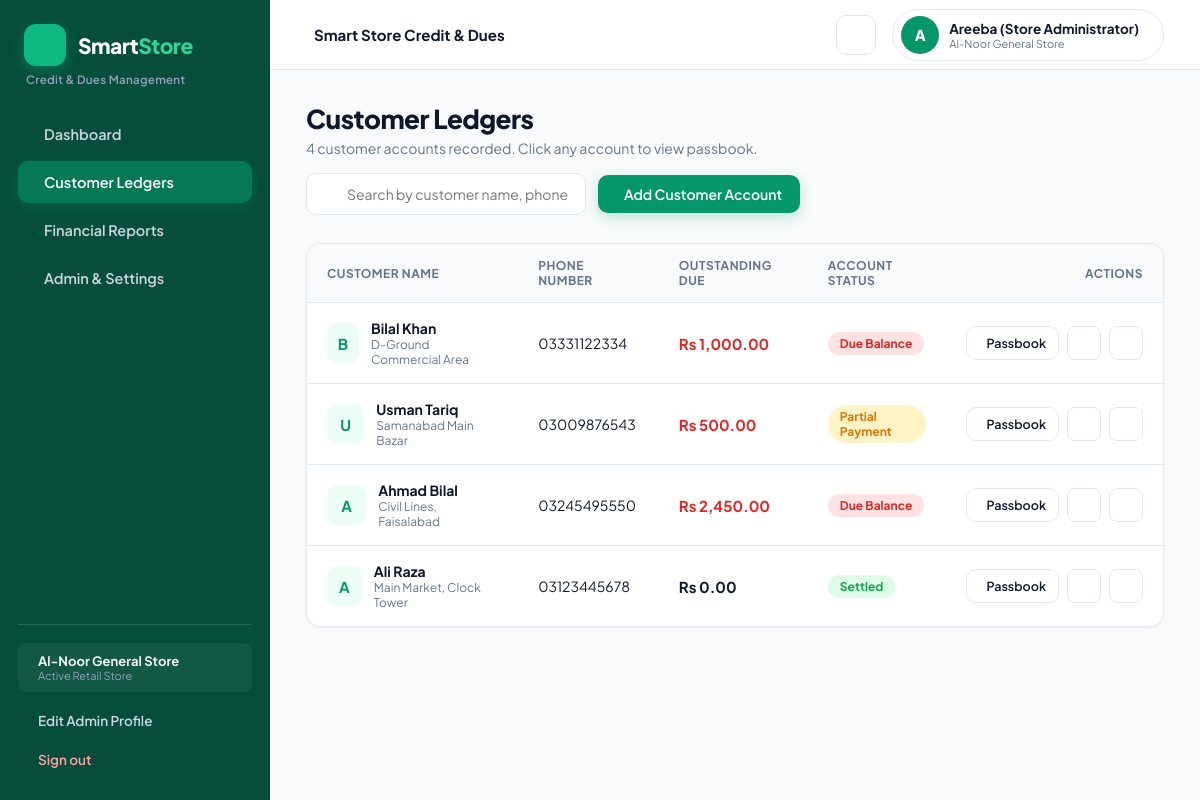
Page /customers.php (signed in) on the committed database.
### tables this page shows
CREATE TABLE IF NOT EXISTS `customers` (
  `id` INT AUTO_INCREMENT PRIMARY KEY,
  `name` VARCHAR(120) NOT NULL,
  `phone` VARCHAR(25) NOT NULL,
  `address` VARCHAR(255) DEFAULT '',
  `balance` DECIMAL(12,2) NOT NULL DEFAULT 0.00,
  `status` ENUM('Settled', 'Due', 'Partial') DEFAULT 'Settled',
  `created_at` TIMESTAMP DEFAULT CURRENT_TIMESTAMP
);

### includes/db.php (called while the page is built, shortened)
<?php
function getAdminProfile($conn) {
    $default = [
        'id' => 1,
        'store_name' => 'Al-Noor General Store',
        'full_name' => 'Store Administrator',
        'email' => 'admin@smartstorecredit.com',
        'phone' => '03001234567',
        'username' => 'admin',
        'profile_image' => ''
    ];
    $res = mysqli_query($conn, "SELECT * FROM admins WHERE id = 1 LIMIT 1");
    if ($res && $row = mysqli_fetch_assoc($res)) {
        return $row;
    }
    return $default;
}
?>

### customers.php (the view, shortened to what this page needs)
<?php
require_once 'includes/db.php';
$customers = [];
if ($conn) {
    $res = mysqli_query($conn, "SELECT * FROM customers ORDER BY id DESC");
    if ($res) {
        while ($row = mysqli_fetch_assoc($res)) {
            $customers[] = $row;
        }
    }
}
?>
<!DOCTYPE html>
<html lang="en">
<head>
  <link rel="stylesheet" href="css/style.css">
  <link href="https://cdn.jsdelivr.net/npm/remixicon@3.5.0/fonts/remixicon.css" rel="stylesheet">
</head>
<body>
  <?php include 'includes/sidebar.php'; ?>
  <div class="main-wrapper">
    <?php include 'includes/header.php'; ?>
    <main class="content-area">
      <div class="page-header">
        <div class="header-title">
          <h1>Customer Ledgers</h1>
          <p><span id="customerCount"><?php echo count($customers); ?></span> customer accounts recorded. Click any account to view passbook.</p>
        </div>
        <div style="display: flex; gap: 12px; align-items: center; flex-wrap: wrap;">
          <div class="search-box">
            <input type="text" id="searchInput" placeholder="Search by customer name, phone...">
          </div>
          <button class="btn btn-primary" onclick="openAddModal()">
            <i class="ri-user-add-line"></i> Add Customer Account
          </button>
        </div>
      </div>
      <div class="table-card">
        <div class="table-responsive">
          <table id="customerTable">
            <thead>
              <tr>
                <th>Customer Name</th>
                <th>Phone Number</th>
                <th>Outstanding Due</th>
                <th>Account Status</th>
                <th style="text-align: right;">Actions</th>
              </tr>
            </thead>
            <tbody>
              <?php if (count($customers) > 0): ?>
                <?php foreach ($customers as $c):
                  $initial = strtoupper(substr($c['name'], 0, 1));
                  $bal = floatval($c['balance']);
                  $badgeClass = 'status-settled';
                  $badgeText = 'Settled';
                  if ($bal > 0) {
                      $badgeClass = ($c['status'] == 'Partial') ? 'status-partial' : 'status-due';
                      $badgeText = ($c['status'] == 'Partial') ? 'Partial Payment' : 'Due Balance';
                  }
                ?>
                <tr class="customer-row">
                  <td>
                    <div class="cust-profile">
                      <div class="cust-avatar"><?php echo $initial; ?></div>
                      <div>
                        <a href="customer_ledger.php?id=<?php echo $c['id']; ?>" class="cust-name">
                          <?php echo htmlspecialchars($c['name']); ?>
                        </a>
                        <div class="cust-address"><?php echo htmlspecialchars($c['address'] ?: 'No address specified'); ?></div>
                      </div>
                    </div>
                  </td>
                  <td class="cust-phone"><?php echo htmlspecialchars($c['phone']); ?></td>
                  <td>
                    <strong style="color: <?php echo ($bal > 0) ? '#dc2626' : '#0f172a'; ?>; font-size: 15px;">
                      Rs <?php echo number_format($bal, 2); ?>
                    </strong>
                  </td>
                  <td>
                    <span class="status-badge <?php echo $badgeClass; ?>">
                      <?php echo $badgeText; ?>
                    </span>
                  </td>
                  <td>
                    <div class="action-btns" style="justify-content: flex-end;">
                      <a href="customer_ledger.php?id=<?php echo $c['id']; ?>" class="btn btn-outline" style="padding: 6px 12px; font-size: 12.5px;" title="Open Passbook Statement">
                        <i class="ri-book-open-line" style="color: var(--primary);"></i> Passbook
                      </a>
                      <button class="btn-icon edit" title="Edit Customer Details"
                        onclick="openEditModal(<?php echo htmlspecialchars(json_encode($c)); ?>)">
                      </button>
                      <a href="customers.php?delete_id=<?php echo $c['id']; ?>" class="btn-icon delete" title="Delete Account" onclick="return confirm('Delete customer account for <?php echo addslashes($c['name']); ?>? All ledger records will be removed.');">
                      </a>
                    </div>
                  </td>
                </tr>
                <?php endforeach; ?>
              <?php endif; ?>
            </tbody>
          </table>
        </div>
      </div>
    </main>
  </div>
</body>
</html>

### includes/sidebar.php (shortened to what this page needs)
<?php
$currentPage = basename($_SERVER['PHP_SELF']);
$adminInfo = getAdminProfile($conn);
?>
<aside class="sidebar" id="sidebar">
  <div class="sidebar-top">
    <div class="brand">
      <div class="brand-icon"><i class="ri-store-2-fill"></i></div>
      <div class="brand-text">Smart<span>Store</span></div>
    </div>
    <div class="brand-subtitle">Credit & Dues Management</div>
    <nav class="nav-links">
      <a href="dashboard.php" class="nav-item <?php echo ($currentPage == 'dashboard.php') ? 'active' : ''; ?>">
        <span>Dashboard</span>
      </a>
      <a href="customers.php" class="nav-item <?php echo ($currentPage == 'customers.php' || $currentPage == 'customer_ledger.php') ? 'active' : ''; ?>">
        <span>Customer Ledgers</span>
      </a>
      <a href="reports.php" class="nav-item <?php echo ($currentPage == 'reports.php') ? 'active' : ''; ?>">
        <span>Financial Reports</span>
      </a>
      <a href="settings.php" class="nav-item <?php echo ($currentPage == 'settings.php') ? 'active' : ''; ?>">
        <span>Admin & Settings</span>
      </a>
    </nav>
  </div>
  <div class="sidebar-footer">
    <div class="store-badge">
      <div>
        <div class="store-name"><?php echo htmlspecialchars($adminInfo['store_name']); ?></div>
        <div class="store-status">Active Retail Store</div>
      </div>
    </div>
    <a href="settings.php" class="signout-btn" style="color: #cbd5e1; margin-bottom: 6px;">
      <span>Edit Admin Profile</span>
    </a>
    <a href="logout.php" class="signout-btn" onclick="return confirm('Do you really want to sign out?');">
      <span>Sign out</span>
    </a>
  </div>
</aside>

### includes/header.php (shortened to what this page needs)
<?php
$admin = getAdminProfile($conn);
$adminInitial = strtoupper(substr($admin['full_name'], 0, 1));
$hasProfileImg = !empty($admin['profile_image']) && file_exists('uploads/' . $admin['profile_image']);
?>
<header class="top-bar">
  <div style="display: flex; align-items: center; gap: 14px;">
    <div class="system-title-badge">
      <span>Smart Store Credit & Dues</span>
    </div>
  </div>
  <div class="top-bar-right">
    <button class="theme-toggle-btn" onclick="toggleTheme()" title="Switch Theme (Dark / Light)">
    </button>
    <a href="settings.php" class="user-pill" title="Click to view & edit Store Admin Profile">
      <?php if ($hasProfileImg): ?>
        <img src="uploads/<?php echo htmlspecialchars($admin['profile_image']); ?>" alt="Profile" class="user-avatar-img">
      <?php else: ?>
        <div class="user-avatar"><?php echo $adminInitial; ?></div>
      <?php endif; ?>
      <div style="display: flex; flex-direction: column; text-align: left;">
        <span style="font-size: 13.5px; font-weight: 700; color: var(--text-main);"><?php echo htmlspecialchars($admin['full_name']); ?></span>
        <span style="font-size: 11px; color: var(--text-muted);"><?php echo htmlspecialchars($admin['store_name']); ?></span>
      </div>
    </a>
  </div>
</header>

### rows in the picture
customers: name "B", name "Bilal Khan", address "D-Ground Commercial Area", phone "03331122334", balance "1,000.00", status "Due Balance"
customers: name "U", name "Usman Tariq", address "Samanabad Main Bazar", phone "03009876543", balance "500.00", status "Partial Payment"
customers: name "A", name "Ahmad Bilal", address "Civil Lines, Faisalabad", phone "03245495550", balance "2,450.00", status "Due Balance"
customers: name "A", name "Ali Raza", address "Main Market, Clock Tower", phone "03123445678", balance "0.00", badgeText "Settled"

### other values in the picture
$adminInfo['store_name'] "Al-Noor General Store"
$adminInitial "A"
$admin['full_name'] "Areeba (Store Administrator)"
$admin['store_name'] "Al-Noor General Store"
count($customers) "4"
